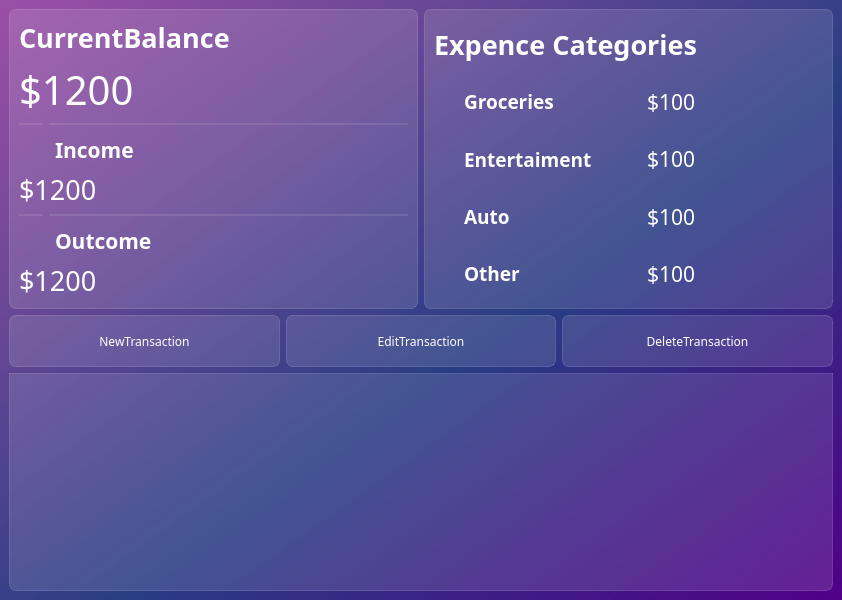
<?xml version="1.0" encoding="UTF-8"?>
<ui version="4.0">
 <class>MainWindow</class>
 <widget class="QMainWindow" name="MainWindow">
  <property name="geometry">
   <rect>
    <x>0</x>
    <y>0</y>
    <width>842</width>
    <height>600</height>
   </rect>
  </property>
  <property name="windowTitle">
   <string>ExpenceTracker</string>
  </property>
  <property name="styleSheet">
   <string notr="true">background-color: qlineargradient(spread:pad, x1:1, y1:1, x2:0, y2:0, stop:0 rgba(81, 0, 135, 255), stop:0.427447 rgba(41, 61, 132, 235), stop:1 rgba(155, 79, 165, 255));

color: black; 
font-family: Noto Sans SC;
</string>
  </property>
  <widget class="QWidget" name="centralwidget">
   <property name="styleSheet">
    <string notr="true"/>
   </property>
   <layout class="QVBoxLayout" name="verticalLayout_3">
    <item>
     <layout class="QHBoxLayout" name="horizontalLayout_7">
      <item>
       <widget class="QFrame" name="BalancFrame">
        <property name="styleSheet">
         <string notr="true">background-color: rgba(255, 255, 255, 30);
border: 1px solid rgba(255, 255, 255, 40); 
border-radius: 7px;
margin: 12pt; 
spacing: 0; </string>
        </property>
        <layout class="QVBoxLayout" name="verticalLayout">
         <item>
          <widget class="QLabel" name="label">
           <property name="styleSheet">
            <string notr="true">color: white; 
font-weight: bold; 
font-size: 20pt; 
background-color: none; 
border: none; </string>
           </property>
           <property name="text">
            <string>CurrentBalance</string>
           </property>
          </widget>
         </item>
         <item>
          <widget class="QLabel" name="label_2">
           <property name="styleSheet">
            <string notr="true">color: white; 
font-size: 30pt; 
background-color: none; 
border: none; </string>
           </property>
           <property name="text">
            <string>$1200</string>
           </property>
          </widget>
         </item>
         <item>
          <layout class="QHBoxLayout" name="horizontalLayout">
           <item>
            <widget class="QLabel" name="label_3">
             <property name="enabled">
              <bool>true</bool>
             </property>
             <property name="maximumSize">
              <size>
               <width>24</width>
               <height>16777215</height>
              </size>
             </property>
             <property name="styleSheet">
              <string notr="true">background-color: none; 
border: none; 
padding-top: 10px; 
max-width: 24px; 
border-top: 2px solid rgba(255, 255, 255, 25); 
border-radius: none; </string>
             </property>
             <property name="text">
              <string/>
             </property>
             <property name="pixmap">
              <pixmap resource="icons/res-ico.qrc">:/icons/north_west_white_24dp.svg</pixmap>
             </property>
            </widget>
           </item>
           <item>
            <widget class="QLabel" name="label_4">
             <property name="styleSheet">
              <string notr="true">color: white; 
font-size: 16pt; 
background-color: none; 
border: none; 
font-weight: bold; 
padding-top: 10px; 
spacing: 0; 
border-top: 2px solid rgba(255, 255, 255, 25); 
border-radius: none; </string>
             </property>
             <property name="text">
              <string>Income</string>
             </property>
            </widget>
           </item>
          </layout>
         </item>
         <item>
          <widget class="QLabel" name="label_8">
           <property name="styleSheet">
            <string notr="true">color: white; 
font-size: 20pt; 
background-color: none; 
border: none; </string>
           </property>
           <property name="text">
            <string>$1200</string>
           </property>
          </widget>
         </item>
         <item>
          <layout class="QHBoxLayout" name="horizontalLayout_2">
           <item>
            <widget class="QLabel" name="label_6">
             <property name="styleSheet">
              <string notr="true">background-color: none; 
border: none; 
padding-top: 10px; 
max-width: 24px; 
font-width: bold; 
border-top: 2px solid rgba(255, 255, 255, 25); 
border-radius: none; </string>
             </property>
             <property name="text">
              <string/>
             </property>
             <property name="pixmap">
              <pixmap resource="icons/res-ico.qrc">:/icons/call_received_white_24dp.svg</pixmap>
             </property>
            </widget>
           </item>
           <item>
            <widget class="QLabel" name="label_5">
             <property name="styleSheet">
              <string notr="true">color: white; 
font-size: 16pt; 
background-color: none; 
border: none; 
font-weight: bold; 
padding-top: 10px; 
spacing: 0px; 
border-top: 2px solid rgba(255, 255, 255, 25); 
border-radius: none; </string>
             </property>
             <property name="text">
              <string>Outcome</string>
             </property>
            </widget>
           </item>
          </layout>
         </item>
         <item>
          <widget class="QLabel" name="label_7">
           <property name="styleSheet">
            <string notr="true">color: white; 
font-size: 20pt; 
background-color: none; 
border: none; </string>
           </property>
           <property name="text">
            <string>$1200</string>
           </property>
          </widget>
         </item>
        </layout>
       </widget>
      </item>
      <item>
       <widget class="QFrame" name="ExpenceCategorie">
        <property name="styleSheet">
         <string notr="true">background-color: rgba(255, 255, 255, 30);
border: 1px solid rgba(255, 255, 255, 40); 
border-radius: 7px;
</string>
        </property>
        <layout class="QVBoxLayout" name="verticalLayout_2">
         <item>
          <widget class="QLabel" name="label_11">
           <property name="styleSheet">
            <string notr="true">color: white; 
font-weight: bold; 
font-size: 20pt; 
background-color: none; 
border: none; </string>
           </property>
           <property name="text">
            <string>Expence Categories</string>
           </property>
          </widget>
         </item>
         <item>
          <layout class="QHBoxLayout" name="horizontalLayout_6">
           <item>
            <widget class="QLabel" name="label_9">
             <property name="styleSheet">
              <string notr="true">background-color: none; 
border: none; 
max-width: 24px;</string>
             </property>
             <property name="text">
              <string/>
             </property>
             <property name="pixmap">
              <pixmap resource="icons/res-ico.qrc">:/icons/local_grocery_store_white_24dp.svg</pixmap>
             </property>
            </widget>
           </item>
           <item>
            <widget class="QLabel" name="label_10">
             <property name="styleSheet">
              <string notr="true">color: white; 
font-weight: bold; 
font-size: 14pt; 
background-color: none;
border: none; </string>
             </property>
             <property name="text">
              <string>Groceries</string>
             </property>
            </widget>
           </item>
           <item>
            <widget class="QLabel" name="label_12">
             <property name="styleSheet">
              <string notr="true">color: white; 
font-size: 16pt; 
background-color: none;
border: none; </string>
             </property>
             <property name="text">
              <string>$100</string>
             </property>
            </widget>
           </item>
          </layout>
         </item>
         <item>
          <layout class="QHBoxLayout" name="horizontalLayout_5">
           <item>
            <widget class="QLabel" name="label_15">
             <property name="styleSheet">
              <string notr="true">background-color: none; 
border: none; 
max-width: 24px;
</string>
             </property>
             <property name="text">
              <string/>
             </property>
             <property name="pixmap">
              <pixmap resource="icons/res-ico.qrc">:/icons/sports_esports_white_24dp.svg</pixmap>
             </property>
            </widget>
           </item>
           <item>
            <widget class="QLabel" name="label_14">
             <property name="styleSheet">
              <string notr="true">color: white; 
font-weight: bold; 
font-size: 14pt; 
background-color: none;
border: none; </string>
             </property>
             <property name="text">
              <string>Entertaiment</string>
             </property>
            </widget>
           </item>
           <item>
            <widget class="QLabel" name="label_13">
             <property name="styleSheet">
              <string notr="true">color: white; 
font-size: 16pt; 
background-color: none;
border: none; </string>
             </property>
             <property name="text">
              <string>$100</string>
             </property>
            </widget>
           </item>
          </layout>
         </item>
         <item>
          <layout class="QHBoxLayout" name="horizontalLayout_4">
           <item>
            <widget class="QLabel" name="label_21">
             <property name="styleSheet">
              <string notr="true">background-color: none; 
border: none; 
max-width: 24px;</string>
             </property>
             <property name="text">
              <string/>
             </property>
             <property name="pixmap">
              <pixmap resource="icons/res-ico.qrc">:/icons/directions_car_white_24dp.svg</pixmap>
             </property>
            </widget>
           </item>
           <item>
            <widget class="QLabel" name="label_20">
             <property name="styleSheet">
              <string notr="true">color: white; 
font-weight: bold; 
font-size: 14pt; 
background-color: none;
border: none; </string>
             </property>
             <property name="text">
              <string>Auto</string>
             </property>
            </widget>
           </item>
           <item>
            <widget class="QLabel" name="label_18">
             <property name="styleSheet">
              <string notr="true">color: white; 
font-size: 16pt; 
background-color: none;
border: none; </string>
             </property>
             <property name="text">
              <string>$100</string>
             </property>
            </widget>
           </item>
          </layout>
         </item>
         <item>
          <layout class="QHBoxLayout" name="horizontalLayout_3">
           <item>
            <widget class="QLabel" name="label_16">
             <property name="styleSheet">
              <string notr="true">background-color: none; 
border: none; 
max-width: 24px;</string>
             </property>
             <property name="text">
              <string/>
             </property>
             <property name="pixmap">
              <pixmap resource="icons/res-ico.qrc">:/icons/list_white_24dp.svg</pixmap>
             </property>
            </widget>
           </item>
           <item>
            <widget class="QLabel" name="label_19">
             <property name="styleSheet">
              <string notr="true">color: white; 
font-weight: bold; 
font-size: 14pt; 
background-color: none;
border: none; </string>
             </property>
             <property name="text">
              <string>Other</string>
             </property>
            </widget>
           </item>
           <item>
            <widget class="QLabel" name="label_17">
             <property name="styleSheet">
              <string notr="true">color: white; 
font-size: 16pt; 
background-color: none;
border: none; </string>
             </property>
             <property name="text">
              <string>$100</string>
             </property>
            </widget>
           </item>
          </layout>
         </item>
        </layout>
       </widget>
      </item>
     </layout>
    </item>
    <item>
     <layout class="QHBoxLayout" name="horizontalLayout_8">
      <item>
       <widget class="QPushButton" name="pushButton">
        <property name="styleSheet">
         <string notr="true">/* Вставьте этот код в поле `styleSheet` выбранного виджета */
QAbstractButton {
    min-width: 24px; 
    min-height: 24px; 
}

QPushButton {
    color: white; 
    background-color: rgba(255, 255, 255, 30);
    border: 1px solid rgba(255, 255, 255, 40);
    border-radius: 7px;
    width: 230px; 
    height: 50px;
}

QPushButton:hover {
    background-color: rgba(255, 255, 255, 40);
}

QPushButton:pressed { 
    background-color: rgba(255, 255, 255, 70);
}
</string>
        </property>
        <property name="text">
         <string>NewTransaction</string>
        </property>
        <property name="icon">
         <iconset resource="icons/res-ico.qrc">
          <normaloff>:/icons/post_add_white_24dp.svg</normaloff>:/icons/post_add_white_24dp.svg</iconset>
        </property>
       </widget>
      </item>
      <item>
       <widget class="QPushButton" name="pushButton_2">
        <property name="styleSheet">
         <string notr="true">QPushButton {
	color: white; 
	background-color: rgba(255, 255, 255, 30);
	border: 1px solid rgba(255, 255, 255, 40);
	border-radius: 7px;
	width: 230px; 
	height: 50px;
}
QPushButton:hover {
	background-color: rgba(255, 255, 255, 40);
}
QPushButton:pressed { 
	background-color: rgba(255, 255, 255, 70);
}



</string>
        </property>
        <property name="text">
         <string>EditTransaction</string>
        </property>
        <property name="icon">
         <iconset resource="icons/res-ico.qrc">
          <normaloff>:/icons/edit_white_24dp.svg</normaloff>:/icons/edit_white_24dp.svg</iconset>
        </property>
       </widget>
      </item>
      <item>
       <widget class="QPushButton" name="pushButton_3">
        <property name="styleSheet">
         <string notr="true">QPushButton {
	color: white; 
	background-color: rgba(255, 255, 255, 30);
	border: 1px solid rgba(255, 255, 255, 40);
	border-radius: 7px;
	width: 230px; 
	height: 50px;
}
QPushButton:hover {
	background-color: rgba(255, 255, 255, 40);
}
QPushButton:pressed { 
	background-color: rgba(255, 255, 255, 70);
}



</string>
        </property>
        <property name="text">
         <string>DeleteTransaction</string>
        </property>
        <property name="icon">
         <iconset resource="icons/res-ico.qrc">
          <normaloff>:/icons/delete_white_24dp.svg</normaloff>:/icons/delete_white_24dp.svg</iconset>
        </property>
       </widget>
      </item>
     </layout>
    </item>
    <item>
     <widget class="QTableView" name="tableView">
      <property name="styleSheet">
       <string notr="true">QTableView {
background-color: rgba(255, 255, 255, 30); 
border: 1px solid rgba(255, 255, 255, 40); 
border-bottom-right-radius: 7px; 
border-bottom-left-radius: 7px;
}
QTableView:section {
background-color: rgba(53, 53, 53); 
color: white; 
border: none; 
height: 50px; 
font-size: 14pt; 
} 

QTableView:item {
border-style: none; 
border-bottom: rgba(255, 255, 255, 50);
}
QTableView:item-selected{
border: none; 
color: rgba(255, 255, 255); 
background-color: rgba(255, 255, 255, 50); 
}</string>
      </property>
      <property name="verticalScrollBarPolicy">
       <enum>Qt::ScrollBarPolicy::ScrollBarAlwaysOff</enum>
      </property>
      <property name="horizontalScrollBarPolicy">
       <enum>Qt::ScrollBarPolicy::ScrollBarAlwaysOff</enum>
      </property>
      <property name="showGrid">
       <bool>false</bool>
      </property>
      <attribute name="horizontalHeaderCascadingSectionResizes">
       <bool>false</bool>
      </attribute>
     </widget>
    </item>
   </layout>
  </widget>
 </widget>
 <resources>
  <include location="icons/res-ico.qrc"/>
  <include location="../../../../../icons/res-ico.qrc"/>
 </resources>
 <connections/>
</ui>
